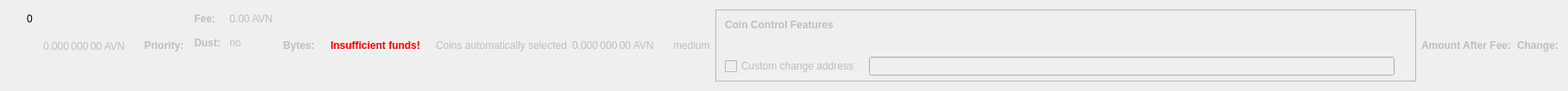
    <widget class="QWidget" name="dummyHideWidget" native="true">
     <property name="maximumSize">
      <size>
       <width>100</width>
       <height>1</height>
      </size>
     </property>
     <layout class="QHBoxLayout" name="dummyHideLayout">
      <item>
       <layout class="QFormLayout" name="formLayoutCoinControl1">
        <property name="horizontalSpacing">
         <number>10</number>
        </property>
        <property name="verticalSpacing">
         <number>14</number>
        </property>
        <property name="leftMargin">
         <number>10</number>
        </property>
        <property name="topMargin">
         <number>4</number>
        </property>
        <property name="rightMargin">
         <number>6</number>
        </property>
        <item row="0" column="1">
         <widget class="QLabel" name="labelCoinControlBytes">
          <property name="cursor">
           <cursorShape>IBeamCursor</cursorShape>
          </property>
          <property name="contextMenuPolicy">
           <enum>Qt::ActionsContextMenu</enum>
          </property>
          <property name="text">
           <string notr="true">0</string>
          </property>
          <property name="textInteractionFlags">
           <set>Qt::LinksAccessibleByMouse|Qt::TextSelectableByKeyboard|Qt::TextSelectableByMouse</set>
          </property>
         </widget>
        </item>
       </layout>
      </item>
      <item>
       <widget class="QLabel" name="labelCoinControlAfterFee">
        <property name="enabled">
         <bool>false</bool>
        </property>
        <property name="sizePolicy">
         <sizepolicy hsizetype="Fixed" vsizetype="Fixed">
          <horstretch>0</horstretch>
          <verstretch>0</verstretch>
         </sizepolicy>
        </property>
        <property name="minimumSize">
         <size>
          <width>111</width>
          <height>12</height>
         </size>
        </property>
        <property name="maximumSize">
         <size>
          <width>111</width>
          <height>12</height>
         </size>
        </property>
        <property name="cursor">
         <cursorShape>IBeamCursor</cursorShape>
        </property>
        <property name="contextMenuPolicy">
         <enum>Qt::ActionsContextMenu</enum>
        </property>
        <property name="text">
         <string notr="true">0.000 000 00 AVN</string>
        </property>
        <property name="textInteractionFlags">
         <set>Qt::LinksAccessibleByMouse|Qt::TextSelectableByKeyboard|Qt::TextSelectableByMouse</set>
        </property>
       </widget>
      </item>
      <item>
       <widget class="QLabel" name="labelCoinControlPriorityText">
        <property name="enabled">
         <bool>false</bool>
        </property>
        <property name="font">
         <font>
          <weight>75</weight>
          <bold>true</bold>
         </font>
        </property>
        <property name="text">
         <string>Priority:</string>
        </property>
       </widget>
      </item>
      <item>
       <layout class="QHBoxLayout" name="horizontalLayout"/>
      </item>
      <item>
       <layout class="QFormLayout" name="formLayoutCoinControl3">
        <property name="horizontalSpacing">
         <number>10</number>
        </property>
        <property name="verticalSpacing">
         <number>14</number>
        </property>
        <property name="leftMargin">
         <number>6</number>
        </property>
        <property name="topMargin">
         <number>4</number>
        </property>
        <property name="rightMargin">
         <number>6</number>
        </property>
        <item row="0" column="0">
         <widget class="QLabel" name="labelCoinControlFeeText">
          <property name="enabled">
           <bool>false</bool>
          </property>
          <property name="font">
           <font>
            <weight>75</weight>
            <bold>true</bold>
           </font>
          </property>
          <property name="text">
           <string>Fee:</string>
          </property>
          <property name="margin">
           <number>0</number>
          </property>
         </widget>
        </item>
        <item row="0" column="1">
         <widget class="QLabel" name="labelCoinControlFee">
          <property name="enabled">
           <bool>false</bool>
          </property>
          <property name="cursor">
           <cursorShape>IBeamCursor</cursorShape>
          </property>
          <property name="contextMenuPolicy">
           <enum>Qt::ActionsContextMenu</enum>
          </property>
          <property name="text">
           <string notr="true">0.00 AVN</string>
          </property>
          <property name="textInteractionFlags">
           <set>Qt::LinksAccessibleByMouse|Qt::TextSelectableByKeyboard|Qt::TextSelectableByMouse</set>
          </property>
         </widget>
        </item>
        <item row="1" column="0">
         <widget class="QLabel" name="labelCoinControlLowOutputText">
          <property name="enabled">
           <bool>false</bool>
          </property>
          <property name="font">
           <font>
            <weight>75</weight>
            <bold>true</bold>
           </font>
          </property>
          <property name="text">
           <string>Dust:</string>
          </property>
         </widget>
        </item>
        <item row="1" column="1">
         <widget class="QLabel" name="labelCoinControlLowOutput">
          <property name="enabled">
           <bool>false</bool>
          </property>
          <property name="cursor">
           <cursorShape>IBeamCursor</cursorShape>
          </property>
          <property name="contextMenuPolicy">
           <enum>Qt::ActionsContextMenu</enum>
          </property>
          <property name="text">
           <string>no</string>
          </property>
          <property name="textInteractionFlags">
           <set>Qt::LinksAccessibleByMouse|Qt::TextSelectableByKeyboard|Qt::TextSelectableByMouse</set>
          </property>
         </widget>
        </item>
       </layout>
      </item>
      <item>
       <widget class="QLabel" name="labelCoinControlBytesText">
        <property name="enabled">
         <bool>false</bool>
        </property>
        <property name="font">
         <font>
          <weight>75</weight>
          <bold>true</bold>
         </font>
        </property>
        <property name="text">
         <string>Bytes:</string>
        </property>
       </widget>
      </item>
      <item>
       <layout class="QFormLayout" name="formLayoutCoinControl2">
        <property name="horizontalSpacing">
         <number>10</number>
        </property>
        <property name="verticalSpacing">
         <number>14</number>
        </property>
        <property name="leftMargin">
         <number>6</number>
        </property>
        <property name="topMargin">
         <number>4</number>
        </property>
        <property name="rightMargin">
         <number>6</number>
        </property>
       </layout>
      </item>
      <item>
       <layout class="QHBoxLayout" name="horizontalLayoutCoinControl2">
        <property name="spacing">
         <number>8</number>
        </property>
        <property name="bottomMargin">
         <number>10</number>
        </property>
       </layout>
      </item>
      <item>
       <widget class="QLabel" name="labelCoinControlInsuffFunds">
        <property name="enabled">
         <bool>false</bool>
        </property>
        <property name="minimumSize">
         <size>
          <width>0</width>
          <height>0</height>
         </size>
        </property>
        <property name="font">
         <font>
          <weight>75</weight>
          <bold>true</bold>
         </font>
        </property>
        <property name="styleSheet">
         <string notr="true">color:red;font-weight:bold;</string>
        </property>
        <property name="text">
         <string>Insufficient funds!</string>
        </property>
        <property name="margin">
         <number>5</number>
        </property>
       </widget>
      </item>
      <item>
       <layout class="QFormLayout" name="formLayoutCoinControl4">
        <property name="horizontalSpacing">
         <number>10</number>
        </property>
        <property name="verticalSpacing">
         <number>14</number>
        </property>
        <property name="leftMargin">
         <number>6</number>
        </property>
        <property name="topMargin">
         <number>4</number>
        </property>
        <property name="rightMargin">
         <number>6</number>
        </property>
       </layout>
      </item>
      <item>
       <widget class="QLabel" name="labelCoinControlAutomaticallySelected">
        <property name="enabled">
         <bool>false</bool>
        </property>
        <property name="sizePolicy">
         <sizepolicy hsizetype="Fixed" vsizetype="Fixed">
          <horstretch>0</horstretch>
          <verstretch>0</verstretch>
         </sizepolicy>
        </property>
        <property name="minimumSize">
         <size>
          <width>0</width>
          <height>0</height>
         </size>
        </property>
        <property name="maximumSize">
         <size>
          <width>240</width>
          <height>16777215</height>
         </size>
        </property>
        <property name="text">
         <string>Coins automatically selected</string>
        </property>
        <property name="margin">
         <number>5</number>
        </property>
       </widget>
      </item>
      <item>
       <widget class="QLabel" name="labelCoinControlChange">
        <property name="enabled">
         <bool>false</bool>
        </property>
        <property name="sizePolicy">
         <sizepolicy hsizetype="Fixed" vsizetype="Fixed">
          <horstretch>0</horstretch>
          <verstretch>0</verstretch>
         </sizepolicy>
        </property>
        <property name="minimumSize">
         <size>
          <width>111</width>
          <height>0</height>
         </size>
        </property>
        <property name="maximumSize">
         <size>
          <width>111</width>
          <height>16777215</height>
         </size>
        </property>
        <property name="cursor">
         <cursorShape>IBeamCursor</cursorShape>
        </property>
        <property name="contextMenuPolicy">
         <enum>Qt::ActionsContextMenu</enum>
        </property>
        <property name="text">
         <string notr="true">0.000 000 00 AVN</string>
        </property>
        <property name="textInteractionFlags">
         <set>Qt::LinksAccessibleByMouse|Qt::TextSelectableByKeyboard|Qt::TextSelectableByMouse</set>
        </property>
       </widget>
      </item>
      <item>
       <widget class="QLabel" name="labelCoinControlPriority">
        <property name="enabled">
         <bool>false</bool>
        </property>
        <property name="cursor">
         <cursorShape>IBeamCursor</cursorShape>
        </property>
        <property name="contextMenuPolicy">
         <enum>Qt::ActionsContextMenu</enum>
        </property>
        <property name="text">
         <string>medium</string>
        </property>
        <property name="textInteractionFlags">
         <set>Qt::LinksAccessibleByMouse|Qt::TextSelectableByKeyboard|Qt::TextSelectableByMouse</set>
        </property>
       </widget>
      </item>
      <item>
       <widget class="QFrame" name="frameCoinControl">
        <property name="sizePolicy">
         <sizepolicy hsizetype="Expanding" vsizetype="Expanding">
          <horstretch>0</horstretch>
          <verstretch>0</verstretch>
         </sizepolicy>
        </property>
        <property name="maximumSize">
         <size>
          <width>16777215</width>
          <height>16777215</height>
         </size>
        </property>
        <property name="frameShape">
         <enum>QFrame::StyledPanel</enum>
        </property>
        <property name="frameShadow">
         <enum>QFrame::Sunken</enum>
        </property>
        <layout class="QVBoxLayout" name="verticalLayoutCoinControl2_2">
         <property name="spacing">
          <number>0</number>
         </property>
         <property name="leftMargin">
          <number>0</number>
         </property>
         <property name="topMargin">
          <number>0</number>
         </property>
         <property name="rightMargin">
          <number>0</number>
         </property>
         <property name="bottomMargin">
          <number>6</number>
         </property>
         <item>
          <layout class="QVBoxLayout" name="verticalLayoutCoinControl" stretch="0,0,0,1">
           <property name="spacing">
            <number>0</number>
           </property>
           <property name="leftMargin">
            <number>10</number>
           </property>
           <property name="topMargin">
            <number>10</number>
           </property>
           <item>
            <layout class="QHBoxLayout" name="horizontalLayoutCoinControl1">
             <property name="bottomMargin">
              <number>15</number>
             </property>
             <item>
              <widget class="QLabel" name="labelCoinControlFeatures">
               <property name="enabled">
                <bool>false</bool>
               </property>
               <property name="sizePolicy">
                <sizepolicy hsizetype="Preferred" vsizetype="Maximum">
                 <horstretch>0</horstretch>
                 <verstretch>0</verstretch>
                </sizepolicy>
               </property>
               <property name="font">
                <font>
                 <weight>75</weight>
                 <bold>true</bold>
                </font>
               </property>
               <property name="styleSheet">
                <string notr="true">font-weight:bold;</string>
               </property>
               <property name="text">
                <string>Coin Control Features</string>
               </property>
              </widget>
             </item>
            </layout>
           </item>
           <item>
            <widget class="QWidget" name="widgetCoinControl" native="true">
             <property name="sizePolicy">
              <sizepolicy hsizetype="Preferred" vsizetype="Preferred">
               <horstretch>0</horstretch>
               <verstretch>0</verstretch>
              </sizepolicy>
             </property>
             <property name="minimumSize">
              <size>
               <width>0</width>
               <height>0</height>
              </size>
             </property>
             <property name="styleSheet">
              <string notr="true"/>
             </property>
             <layout class="QHBoxLayout" name="horizontalLayoutCoinControl5_2">
              <property name="leftMargin">
               <number>0</number>
              </property>
              <property name="topMargin">
               <number>0</number>
              </property>
              <property name="rightMargin">
               <number>0</number>
              </property>
              <property name="bottomMargin">
               <number>0</number>
              </property>
              <item>
               <layout class="QHBoxLayout" name="horizontalLayoutCoinControl3">
                <property name="spacing">
                 <number>20</number>
                </property>
                <property name="topMargin">
                 <number>0</number>
                </property>
                <property name="bottomMargin">
                 <number>10</number>
                </property>
               </layout>
              </item>
             </layout>
            </widget>
           </item>
           <item>
            <layout class="QHBoxLayout" name="horizontalLayoutCoinControl4" stretch="0,0,0">
             <property name="spacing">
              <number>12</number>
             </property>
             <property name="sizeConstraint">
              <enum>QLayout::SetDefaultConstraint</enum>
             </property>
             <property name="topMargin">
              <number>5</number>
             </property>
             <property name="rightMargin">
              <number>5</number>
             </property>
             <item>
              <widget class="QCheckBox" name="checkBoxCoinControlChange">
               <property name="enabled">
                <bool>false</bool>
               </property>
               <property name="toolTip">
                <string>If this is activated, but the change address is empty or invalid, change will be sent to a newly generated address.</string>
               </property>
               <property name="text">
                <string>Custom change address</string>
               </property>
              </widget>
             </item>
             <item>
              <widget class="QValidatedLineEdit" name="lineEditCoinControlChange">
               <property name="enabled">
                <bool>false</bool>
               </property>
               <property name="sizePolicy">
                <sizepolicy hsizetype="Expanding" vsizetype="Fixed">
                 <horstretch>0</horstretch>
                 <verstretch>0</verstretch>
                </sizepolicy>
               </property>
              </widget>
             </item>
             <item>
              <widget class="QLabel" name="labelCoinControlChangeLabel_2">
               <property name="sizePolicy">
                <sizepolicy hsizetype="Preferred" vsizetype="Expanding">
                 <horstretch>0</horstretch>
                 <verstretch>0</verstretch>
                </sizepolicy>
               </property>
               <property name="minimumSize">
                <size>
                 <width>0</width>
                 <height>0</height>
                </size>
               </property>
               <property name="text">
                <string/>
               </property>
               <property name="margin">
                <number>3</number>
               </property>
              </widget>
             </item>
            </layout>
           </item>
           <item>
            <spacer name="verticalSpacerCoinControl">
             <property name="orientation">
              <enum>Qt::Vertical</enum>
             </property>
             <property name="sizeHint" stdset="0">
              <size>
               <width>800</width>
               <height>1</height>
              </size>
             </property>
            </spacer>
           </item>
          </layout>
         </item>
        </layout>
       </widget>
      </item>
      <item>
       <widget class="QLabel" name="labelCoinControlAfterFeeText">
        <property name="enabled">
         <bool>false</bool>
        </property>
        <property name="minimumSize">
         <size>
          <width>0</width>
          <height>0</height>
         </size>
        </property>
        <property name="maximumSize">
         <size>
          <width>16777215</width>
          <height>16777215</height>
         </size>
        </property>
        <property name="font">
         <font>
          <weight>75</weight>
          <bold>true</bold>
         </font>
        </property>
        <property name="text">
         <string>Amount After Fee:</string>
        </property>
        <property name="alignment">
         <set>Qt::AlignLeading|Qt::AlignLeft|Qt::AlignVCenter</set>
        </property>
        <property name="margin">
         <number>0</number>
        </property>
       </widget>
      </item>
      <item>
       <widget class="QLabel" name="labelCoinControlChangeText">
        <property name="enabled">
         <bool>false</bool>
        </property>
        <property name="sizePolicy">
         <sizepolicy hsizetype="Preferred" vsizetype="Preferred">
          <horstretch>0</horstretch>
          <verstretch>0</verstretch>
         </sizepolicy>
        </property>
        <property name="minimumSize">
         <size>
          <width>0</width>
          <height>0</height>
         </size>
        </property>
        <property name="maximumSize">
         <size>
          <width>16777215</width>
          <height>16777215</height>
         </size>
        </property>
        <property name="font">
         <font>
          <weight>75</weight>
          <bold>true</bold>
         </font>
        </property>
        <property name="text">
         <string>Change:</string>
        </property>
        <property name="alignment">
         <set>Qt::AlignLeading|Qt::AlignLeft|Qt::AlignVCenter</set>
        </property>
       </widget>
      </item>
     </layout>
    </widget>
